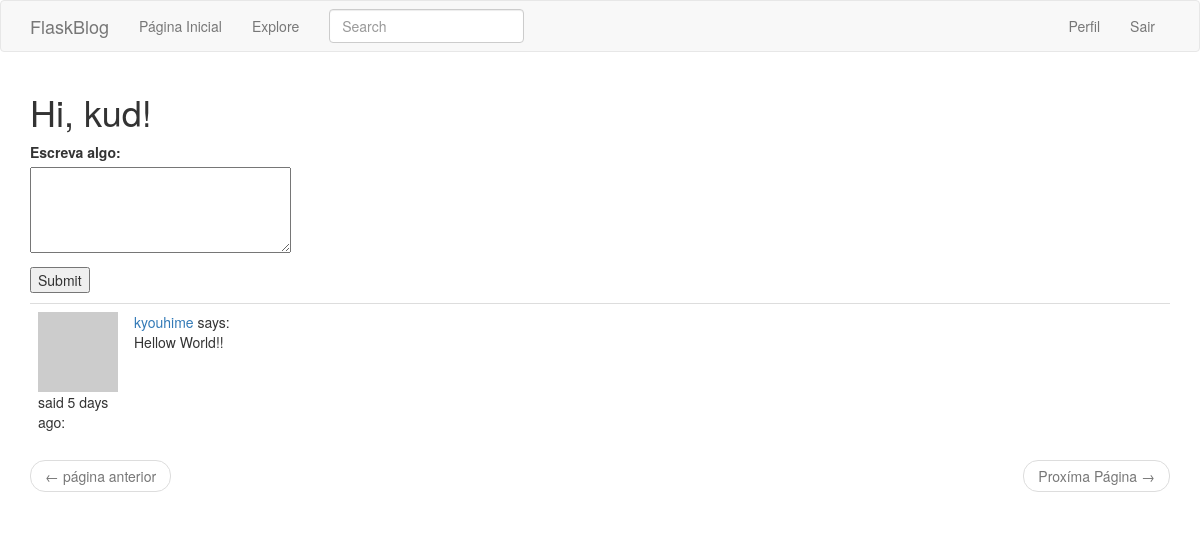
The page /index (signed in) on the database as committed earlier.
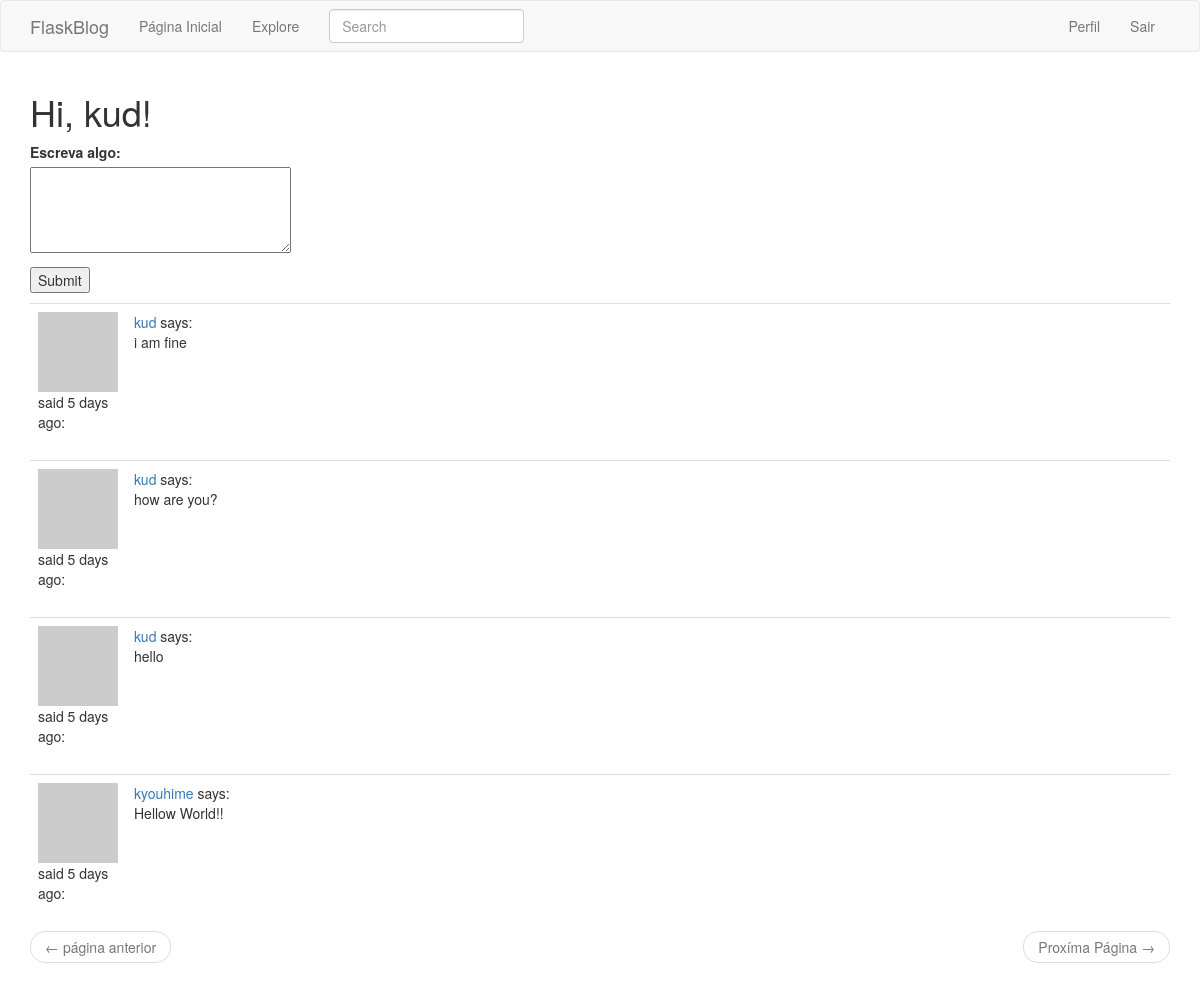
The same page on the database as committed later.
### app/models.py (models this page shows, shortened)
class SearchableMixin(object):
    @classmethod
    def before_commit(cls, session):
        session._changes = {
            'add': list(session.new),
            'update': list(session.dirty),
            'delete': list(session.deleted)
        }
    @classmethod
    def after_commit(cls, session):
        for obj in session._changes['add']:
            if isinstance(obj, SearchableMixin):
                add_to_index(obj.__tablename__, obj)
        for obj in session._changes['update']:
            if isinstance(obj, SearchableMixin):
                add_to_index(obj.__tablename__, obj)
        for obj in session._changes['delete']:
            if isinstance(obj, SearchableMixin):
                remove_from_index(obj.__tablename__, obj)
        session._changes = None

class Post(SearchableMixin, db.Model):
    __searchable__ = ['body']
    id = db.Column(db.Integer, primary_key=True)
    body = db.Column(db.String(140))
    timestamp = db.Column(db.DateTime, index=True, default=datetime.utcnow)
    user_id = db.Column(db.Integer, db.ForeignKey('user.id'))

class PaginatedAPIMixin(object):
    @staticmethod
    def to_collection_dict(query, page, per_page, endpoint, **kwargs):
        resources = query.paginate(page, per_page, False)
        data = {
            'items': [item.to_dict() for item in resources.items],
            '_meta': {
                'page': page,
                'per_page': per_page,
                'total_pages': resources.pages,
                'total_items': resources.total
            },
            '_links': {
                'self': url_for(endpoint, page=page, per_page=per_page,
                                **kwargs),
                'next': url_for(endpoint, page=page + 1, per_page=per_page,
                                **kwargs) if resources.has_next else None,
                'prev': url_for(endpoint, page=page - 1, per_page=per_page,
                                **kwargs) if resources.has_prev else None
            }
        }
        return data

class User(PaginatedAPIMixin, UserMixin, db.Model):
    id = db.Column(db.Integer, primary_key=True)
    username = db.Column(db.String(64), index=True, unique=True)
    email = db.Column(db.String(120), index=True, unique=True)
    password_hash = db.Column(db.String(128))
    posts = db.relationship('Post', backref='author', lazy='dynamic')
    about_me = db.Column(db.String(140))
    last_seen = db.Column(db.DateTime, default=datetime.utcnow)
    token = db.Column(db.String(32), index=True, unique=True)
    token_expiration = db.Column(db.DateTime)
    followed = db.relationship(
        'User', secondary=followers,
        primaryjoin=(followers.c.follower_id == id),
        secondaryjoin=(followers.c.followed_id == id),
        backref=db.backref('followers', lazy='dynamic'), lazy='dynamic'
    )
    def followed_posts(self):
        followed = Post.query.join(
            followers, (followers.c.followed_id == Post.user_id)).filter(
                followers.c.follower_id == self.id)
        own = Post.query.filter_by(user_id=self.id)
        return followed.union(own).order_by(Post.timestamp.desc())
    def avatar(self, size):
        digest = md5(self.email.lower().encode('utf-8')).hexdigest()
        return 'https://www.gravatar.com/avatar/{}?d=identicon&s={}'.format(
            digest, size)

### app/main/routes.py (the view)
@bp.route('/', methods=['GET', 'POST'])
@bp.route('/index', methods=['GET', 'POST'])
@login_required
def index():
    form = PostForm()
    if form.validate_on_submit():
        post = Post(body=form.post.data, author=current_user)
        db.session.add(post)
        db.session.commit()
        flash('O seu novo post foi criado!')
        return redirect(url_for('main.index'))
    page = request.args.get('page', 1, type=int)
    posts = current_user.followed_posts().paginate(page,current_app.config['POSTS_PER_PAGE'], False)
    next_url = url_for('main.index', page=posts.next_num) \
        if posts.has_next else None
    prev_url = url_for('main.index', page=posts.prev_num) \
        if posts.has_prev else None
    return render_template('index.html', title='Home', posts=posts.items, form=form, next_url=next_url, prev_url=prev_url)

### app/main/forms.py
class SearchForm(FlaskForm):
    q = StringField(('Search'), validators=[DataRequired()])
    def __init__(self, *args, **kwargs):
        if 'formdata' not in kwargs:
            kwargs['formdata'] = request.args
        if 'csrf_enabled' not in kwargs:
            kwargs['csrf_enabled'] = False
        super(SearchForm, self).__init__(*args, **kwargs)

class PostForm(FlaskForm):
    post = TextAreaField('Escreva algo:', validators=[DataRequired(), Length(min=1, max=140)])
    submit = SubmitField('Submit')

### app/main/routes.py (called while the page is built)
@bp.before_request
def before_request():
    if current_user.is_authenticated:
        current_user.last_seen = datetime.utcnow()
        db.session.commit()
        g.search_form = SearchForm()

### app/models.py (called while the page is built)
@login.user_loader
def load_user(id):
    return User.query.get(int(id))

### app/templates/index.html (shortened to what this page needs)
{% extends "base.html" %}
{% block app_content %}
    <h1>Hi, {{ current_user.username }}!</h1>
    {% if form %}
    <form action="" method="post">
        <p>
            {{ form.post.label }}<br>
            {{ form.post(cols=32, rows=4) }}<br>
        </p>
        <p>{{ form.submit() }}</p>
    </form>
    {% endif %}
    {% for post in posts %}
        {% include '_post.html' %}
    {% endfor %}
    <nav aria-label="...">
        <ul class="pager">
            <li class="previous{% if not prev_url %} disabled{% endif %}">
                <a href="{{ prev_url or '#' }}">
                    <span aria-hidden="true">&larr;</span> página anterior
                </a>
            </li>
            <li class="next{% if not next_url %} disabled{% endif %}">
                <a href="{{ next_url or '#' }}">
                    Proxíma Página <span aria-hidden="true">&rarr;</span>
                </a>
            </li>
        </ul>
    </nav>
{% endblock %}

### app/templates/_post.html
<table class="table table-hover">
    <tr>
        <td width="70px">
            <a href="{{ url_for('main.user', username=post.author.username) }}">
                <img src="{{ post.author.avatar(70) }}" />
            </a>
            said {{ moment(post.timestamp).fromNow() }}:
            <br>
        </td>
        <td>
            <a href="{{ url_for('main.user', username=post.author.username) }}">
                {{ post.author.username }}
            </a>
            says:
            <br>
            {{ post.body }}
        </td>
    </tr>
</table>

Rows that differ between the two databases and show on the page:
added Post: timestamp "5 days ago", author.username "kud", body "i am fine"
added Post: timestamp "5 days ago", author.username "kud", body "how are you?"
added Post: timestamp "5 days ago", author.username "kud", body "hello"
